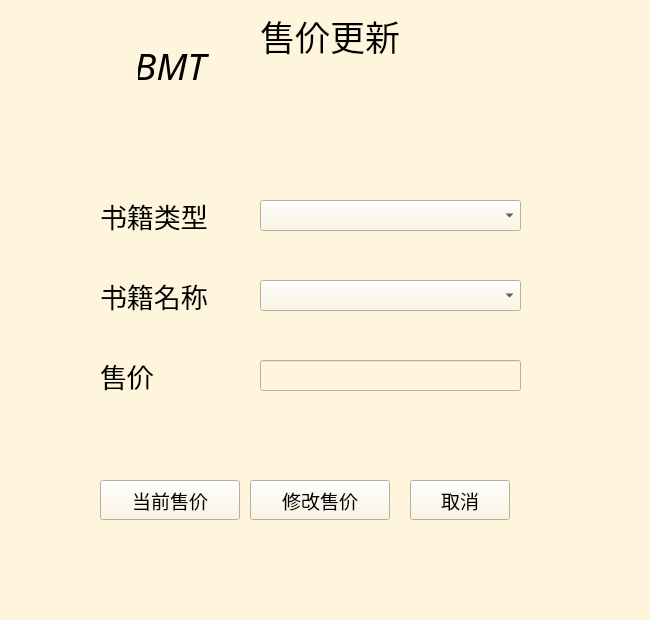
<?xml version="1.0" encoding="UTF-8"?>
<ui version="4.0">
 <class>price_change</class>
 <widget class="QMainWindow" name="price_change">
  <property name="geometry">
   <rect>
    <x>0</x>
    <y>0</y>
    <width>650</width>
    <height>620</height>
   </rect>
  </property>
  <property name="font">
   <font>
    <family>黑体</family>
    <pointsize>14</pointsize>
   </font>
  </property>
  <property name="windowTitle">
   <string notr="true">更新进价</string>
  </property>
  <property name="windowIcon">
   <iconset resource="../resource.qrc">
    <normaloff>:/ico/resource/BMT_64.ico</normaloff>:/ico/resource/BMT_64.ico</iconset>
  </property>
  <property name="styleSheet">
   <string notr="true">background-color: rgb(255, 245, 220);</string>
  </property>
  <widget class="QWidget" name="centralwidget">
   <widget class="QLabel" name="client_name">
    <property name="geometry">
     <rect>
      <x>120</x>
      <y>40</y>
      <width>100</width>
      <height>50</height>
     </rect>
    </property>
    <property name="font">
     <font>
      <family>Mistral</family>
      <pointsize>30</pointsize>
      <weight>50</weight>
      <bold>false</bold>
     </font>
    </property>
    <property name="text">
     <string>&lt;html&gt;&lt;head/&gt;&lt;body&gt;&lt;p&gt;&lt;span style=&quot; font-size:28pt; font-style:italic;&quot;&gt;BMT&lt;/span&gt;&lt;/p&gt;&lt;/body&gt;&lt;/html&gt;</string>
    </property>
    <property name="alignment">
     <set>Qt::AlignCenter</set>
    </property>
   </widget>
   <widget class="QPushButton" name="cancel">
    <property name="geometry">
     <rect>
      <x>410</x>
      <y>480</y>
      <width>100</width>
      <height>40</height>
     </rect>
    </property>
    <property name="font">
     <font>
      <family>黑体</family>
      <pointsize>14</pointsize>
      <weight>50</weight>
      <bold>false</bold>
     </font>
    </property>
    <property name="cursor">
     <cursorShape>PointingHandCursor</cursorShape>
    </property>
    <property name="text">
     <string>取消</string>
    </property>
   </widget>
   <widget class="QPushButton" name="confirm">
    <property name="geometry">
     <rect>
      <x>250</x>
      <y>480</y>
      <width>140</width>
      <height>40</height>
     </rect>
    </property>
    <property name="font">
     <font>
      <family>黑体</family>
      <pointsize>14</pointsize>
      <weight>50</weight>
      <bold>false</bold>
     </font>
    </property>
    <property name="cursor">
     <cursorShape>PointingHandCursor</cursorShape>
    </property>
    <property name="text">
     <string>修改售价</string>
    </property>
   </widget>
   <widget class="QLabel" name="label">
    <property name="geometry">
     <rect>
      <x>260</x>
      <y>10</y>
      <width>161</width>
      <height>51</height>
     </rect>
    </property>
    <property name="font">
     <font>
      <family>华文楷体</family>
      <pointsize>26</pointsize>
     </font>
    </property>
    <property name="text">
     <string>售价更新</string>
    </property>
   </widget>
   <widget class="QLabel" name="label_3">
    <property name="geometry">
     <rect>
      <x>100</x>
      <y>280</y>
      <width>111</width>
      <height>31</height>
     </rect>
    </property>
    <property name="font">
     <font>
      <family>黑体</family>
      <pointsize>20</pointsize>
     </font>
    </property>
    <property name="text">
     <string>书籍名称</string>
    </property>
   </widget>
   <widget class="QLabel" name="label_4">
    <property name="geometry">
     <rect>
      <x>100</x>
      <y>360</y>
      <width>111</width>
      <height>31</height>
     </rect>
    </property>
    <property name="font">
     <font>
      <family>黑体</family>
      <pointsize>20</pointsize>
     </font>
    </property>
    <property name="text">
     <string>售价</string>
    </property>
   </widget>
   <widget class="QLineEdit" name="price_change_input">
    <property name="geometry">
     <rect>
      <x>260</x>
      <y>360</y>
      <width>261</width>
      <height>31</height>
     </rect>
    </property>
    <property name="font">
     <font>
      <family>Times New Roman</family>
     </font>
    </property>
   </widget>
   <widget class="QComboBox" name="book_name">
    <property name="geometry">
     <rect>
      <x>260</x>
      <y>280</y>
      <width>261</width>
      <height>31</height>
     </rect>
    </property>
   </widget>
   <widget class="QPushButton" name="original_price">
    <property name="geometry">
     <rect>
      <x>100</x>
      <y>480</y>
      <width>140</width>
      <height>40</height>
     </rect>
    </property>
    <property name="font">
     <font>
      <family>黑体</family>
      <pointsize>14</pointsize>
     </font>
    </property>
    <property name="text">
     <string>当前售价</string>
    </property>
   </widget>
   <widget class="QLabel" name="label_5">
    <property name="geometry">
     <rect>
      <x>100</x>
      <y>200</y>
      <width>111</width>
      <height>31</height>
     </rect>
    </property>
    <property name="font">
     <font>
      <family>黑体</family>
      <pointsize>20</pointsize>
     </font>
    </property>
    <property name="text">
     <string>书籍类型</string>
    </property>
   </widget>
   <widget class="QComboBox" name="book_type">
    <property name="geometry">
     <rect>
      <x>260</x>
      <y>200</y>
      <width>261</width>
      <height>31</height>
     </rect>
    </property>
   </widget>
   <widget class="QLabel" name="client_logo">
    <property name="geometry">
     <rect>
      <x>10</x>
      <y>10</y>
      <width>128</width>
      <height>128</height>
     </rect>
    </property>
    <property name="text">
     <string>&lt;html&gt;&lt;head/&gt;&lt;body&gt;&lt;p&gt;&lt;img src=&quot;:/logo/resource/BMT_128.ico&quot;/&gt;&lt;/p&gt;&lt;/body&gt;&lt;/html&gt;</string>
    </property>
   </widget>
  </widget>
 </widget>
 <tabstops>
  <tabstop>confirm</tabstop>
  <tabstop>cancel</tabstop>
 </tabstops>
 <resources>
  <include location="../resource.qrc"/>
 </resources>
 <connections/>
</ui>
